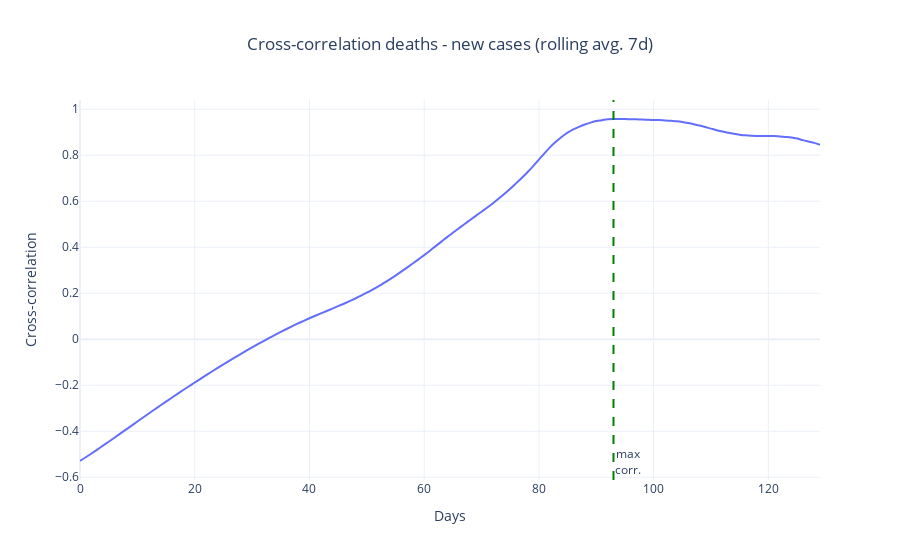

Write notebook code for a chart like this one.
### Code cell
days = 130
cases_death_corr = pd.DataFrame({
    'giorni': range(days),
    'crosscor_decessi_nuovi_positivi': [
        dpc_regioni_firstw['deceduti_giorno'].rolling(7, center=True).mean().corr(
            dpc_regioni_firstw['nuovi_positivi'].rolling(7,center=True).mean().shift(i)
        ) for i in range(days)],
    'crosscor_decessi_nuovi_ricoverati': [
        dpc_regioni_firstw['deceduti_giorno'].rolling(7,center=True).mean().corr(
            dpc_regioni_firstw['ricoverati_con_sintomi_giorno'].rolling(7, center=True).mean().shift(i)
        ) for i in range(days)],
    'crosscor_decessi_nuove_TI': [
        dpc_regioni_firstw['deceduti_giorno'].rolling(7, center=True).mean().corr(
            dpc_regioni_firstw['terapia_intensiva_giorno'].rolling(7, center=True).mean().shift(i)
        ) for i in range(days)]
    })

fig = go.Figure()
fig.add_trace(
    go.Scatter(
        x=cases_death_corr['giorni'],
        y=cases_death_corr['crosscor_decessi_nuovi_positivi'], 
        line_shape='spline'
    )
)
fig.add_vline(
    x=cases_death_corr['crosscor_decessi_nuovi_positivi'].idxmax(),
    line_dash='dash', 
    line_color='green',
    annotation_text='max<br>corr.',
    annotation_position='bottom right'
)

fig.update_yaxes(title_text='Cross-correlation')
fig.update_xaxes(title_text='Days')

fig.update_layout(
    template='plotly_white',
    title='Cross-correlation deaths - new cases (rolling avg. 7d)',
    title_x=0.5
)

fig.show()

### Figure 1 — Plotly figure (JSON) as saved in the notebook; plotly's stock layout.template omitted (floating-point values rounded to 4 significant figures; data arrays with more than 128 entries replaced by an {"elided": "..."} marker saying what was removed)
{"data": [{"line": {"shape": "spline"}, "type": "scatter", "x": {"elided": "130 int values"}, "y": {"elided": "130 float values"}}], "layout": {"annotations": [{"showarrow": false, "text": "max<br>corr.", "x": 93, "xanchor": "left", "xref": "x", "y": 0, "yanchor": "bottom", "yref": "y domain"}], "shapes": [{"line": {"color": "green", "dash": "dash"}, "type": "line", "x0": 93, "x1": 93, "xref": "x", "y0": 0, "y1": 1, "yref": "y domain"}], "title": {"text": "Cross-correlation deaths - new cases (rolling avg. 7d)", "x": 0.5}, "xaxis": {"title": {"text": "Days"}}, "yaxis": {"title": {"text": "Cross-correlation"}}}}
